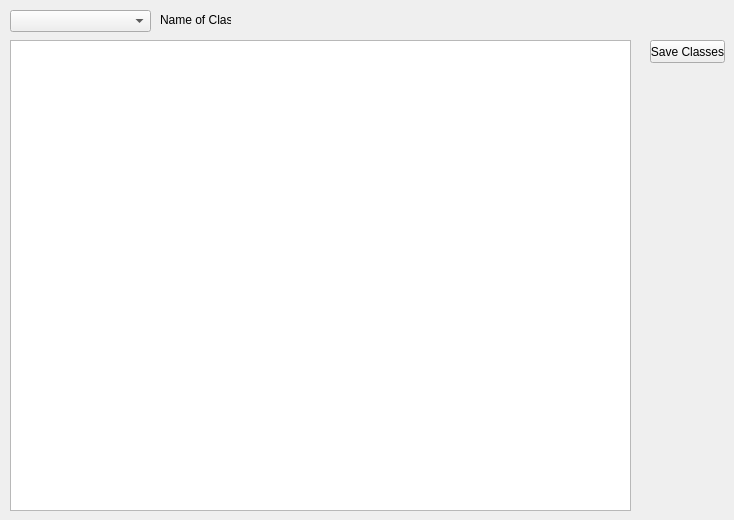
    <widget class="QWidget" name="MainPage">
     <attribute name="title">
      <string>Main Page</string>
     </attribute>
     <widget class="QTableWidget" name="tableWidget_5">
      <property name="geometry">
       <rect>
        <x>10</x>
        <y>40</y>
        <width>621</width>
        <height>471</height>
       </rect>
      </property>
      <property name="sizePolicy">
       <sizepolicy hsizetype="Expanding" vsizetype="Ignored">
        <horstretch>30</horstretch>
        <verstretch>0</verstretch>
       </sizepolicy>
      </property>
      <property name="minimumSize">
       <size>
        <width>256</width>
        <height>0</height>
       </size>
      </property>
      <attribute name="horizontalHeaderDefaultSectionSize">
       <number>50</number>
      </attribute>
      <attribute name="verticalHeaderDefaultSectionSize">
       <number>30</number>
      </attribute>
      <attribute name="verticalHeaderDefaultSectionSize">
       <number>30</number>
      </attribute>
      <attribute name="horizontalHeaderDefaultSectionSize">
       <number>50</number>
      </attribute>
     </widget>
     <widget class="QComboBox" name="comboBox_5">
      <property name="geometry">
       <rect>
        <x>10</x>
        <y>10</y>
        <width>141</width>
        <height>22</height>
       </rect>
      </property>
     </widget>
     <widget class="QLabel" name="label_14">
      <property name="geometry">
       <rect>
        <x>160</x>
        <y>10</y>
        <width>71</width>
        <height>20</height>
       </rect>
      </property>
      <property name="text">
       <string>Name of Class</string>
      </property>
     </widget>
     <widget class="QPushButton" name="pushButton_11">
      <property name="geometry">
       <rect>
        <x>650</x>
        <y>40</y>
        <width>75</width>
        <height>23</height>
       </rect>
      </property>
      <property name="text">
       <string>Save Classes</string>
      </property>
     </widget>
    </widget>
